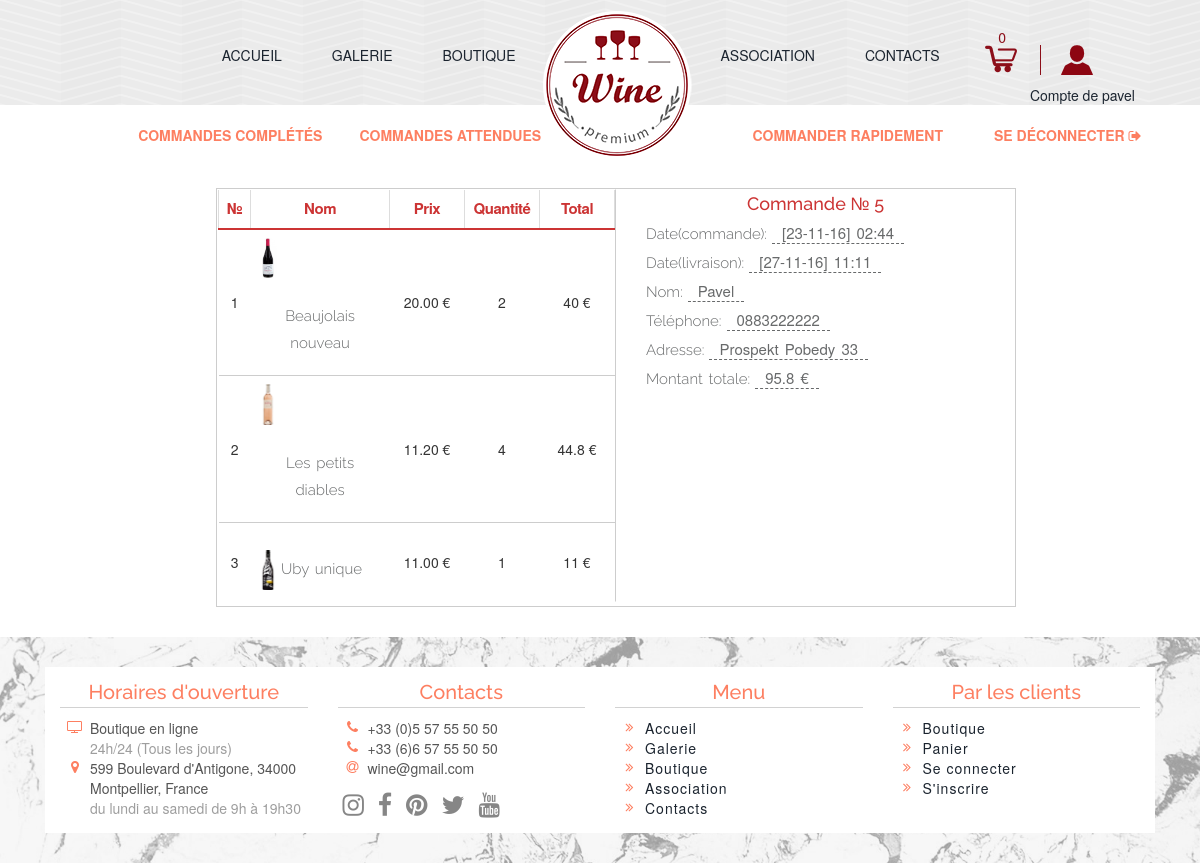
Screenshot of /account.php?action=show_orders&status=0 (signed in) with the database file from the repository.
### tables this page shows
CREATE TABLE IF NOT EXISTS `orders` (
  `id_order` int(4) NOT NULL AUTO_INCREMENT,
  `id_client` int(4) NOT NULL,
  `date_create` date NOT NULL,
  `time_create` time NOT NULL,
  `date_delivery` date NOT NULL,
  `time_delivery` time DEFAULT NULL,
  `suggestions` text,
  `status` tinyint(1) NOT NULL DEFAULT '0',
  PRIMARY KEY (`id_order`),
  KEY `fk_client_id` (`id_client`)
);

CREATE TABLE IF NOT EXISTS `cart_items` (
  `id_item` int(4) NOT NULL AUTO_INCREMENT,
  `id_order` int(4) NOT NULL,
  `id_wine` int(4) NOT NULL,
  `quantity` int(4) NOT NULL,
  PRIMARY KEY (`id_item`),
  KEY `fk_wine_id` (`id_wine`),
  KEY `fk_order_id` (`id_order`)
);

CREATE TABLE IF NOT EXISTS `wines` (
  `id_wine` int(4) NOT NULL AUTO_INCREMENT,
  `name` varchar(50) NOT NULL,
  `price` decimal(5,2) NOT NULL,
  `id_type` int(4) NOT NULL,
  `id_color` int(4) NOT NULL,
  `id_country` int(4) NOT NULL,
  `id_size` int(4) NOT NULL,
  `date` int(4) NOT NULL,
  `image` varchar(50) NOT NULL,
  PRIMARY KEY (`id_wine`),
  KEY `fk_id_color` (`id_color`),
  KEY `fk_id_country` (`id_country`),
  KEY `fk_id_size` (`id_size`),
  KEY `fk_id_type` (`id_type`)
);

CREATE TABLE IF NOT EXISTS `clients` (
  `id_client` int(4) NOT NULL AUTO_INCREMENT,
  `name` varchar(50) NOT NULL,
  `phone` varchar(50) NOT NULL,
  `email` varchar(50) DEFAULT NULL,
  `address` varchar(50) DEFAULT NULL,
  `id_user` int(4) DEFAULT NULL,
  PRIMARY KEY (`id_client`),
  KEY `fk_id_user` (`id_user`)
);

### includes/functions.inc.php (called while the page is built, shortened)
<?php
include('includes/connect.inc.php');
$connect = new PDO("mysql:host=$host; dbname=$dbname", $login, $password);
if(!empty($_GET["action"])) {
    switch($_GET["action"]) {
        case "show_orders":
            return showOrders($connect);
        break;
    }
}
function resultArray($result) {
    $res_array = array();
    $count = 0;
    while($row = $result->fetch(PDO::FETCH_NUM)) {
        $res_array[$count] = $row;
        $count++;
    }
    return $res_array;
}
function getClient($connect) {
    $query = 'SELECT c.id_client id_client, c.name name, c.phone phone, c.address address FROM clients c '
        .'LEFT JOIN users u ON c.id_user = u.id_user WHERE u.username = "'.$_SESSION["username"].'"';
    $result = $connect->query($query);
    while($row = $result->fetch(PDO::FETCH_ASSOC)) {
        $client_info = $row;
    }
    return $client_info;
}
function showOrders($connect) {
    $client = getClient($connect);
    $id_client = $client['id_client'];
    $query = 'SELECT o.id_order id_order, CONCAT(DATE_FORMAT(o.date_create,"%d-%m-%y"), "] ",'
        .'DATE_FORMAT(o.time_create,"%H:%i")) AS date_create, CONCAT(DATE_FORMAT(o.date_delivery,"%d-%m-%y"), "] ",'
        .'DATE_FORMAT(o.time_delivery,"%H:%i")) AS date_delivery FROM orders o '
        .'LEFT JOIN clients c ON o.id_client = c.id_client WHERE c.id_client = '.$id_client.' AND o.status = '.$_GET['status'].'';
    $result = $connect->query($query);
    $result = resultArray($result);
    return $result;
}
function showCarts($connect) {
    $query = 'SELECT c.id_order id_order, w.image image, w.name name, w.price, c.quantity quantity FROM cart_items c '
        .'LEFT JOIN orders o ON c.id_order = o.id_order '
        .'LEFT JOIN wines w ON c.id_wine = w.id_wine';
    $result = $connect->query($query);
    $result = resultArray($result);
    return $result;
}
?>

### account.php (the view, shortened to what this page needs)
<?php
    include('includes/functions.inc.php');
?>
<!DOCTYPE HTML>
<html>
<head>
    <link rel="stylesheet" href="css/bootstrap.css" type="text/css">
    <link rel='stylesheet prefetch' href='https://cdnjs.cloudflare.com/ajax/libs/font-awesome/4.7.0/css/font-awesome.css'>
    <link rel="stylesheet" href="css/style.css" type="text/css">
</head>
<body>
    <header>
        <?php require('header.php'); ?>
    </header>
    <div class="account-bg container-fluid">
        <div class="account">
            <a class="link col-md-2" href="account.php?action=show_orders&status=1" >Commandes complétés</a>
            <a class="link col-md-2" href="account.php?action=show_orders&status=0">Commandes attendues</a>
            <a class="link col-md-2 col-md-offset-2" href="order.php">Commander rapidement</a>
            <a class="link col-md-2" href="account.php?action=logout">Se déconnecter <i class="fa fa-sign-out" aria-hidden="true"></i></a>
        </div>
        <?php
        if(!isset($_GET['status'])) {
            echo "";
        } else {
        $orders = showOrders($connect);
        if(!empty($orders)) {
            $client = getClient($connect);
            $name = $client['name'];
            $phone = $client['phone'];
            $address = $client['address'];
            foreach($orders as $order) {
                $id_order = $order[0];
                $carts = showCarts($connect);
            ?>
            <div class="row">
                <div class="order-account col-md-8">
                    <table class="order-table order-table-account table">
                        <thead>
                            <tr>
                                <th>№</th>
                                <th>Nom</th>
                                <th>Prix</th>
                                <th>Quantité</th>
                                <th>Total</th>
                            </tr>
                        </thead>
                        <tbody>
                           <?php
                            $i=0;
                            foreach($carts as $k=>$cart) {
                                $cart_id_order = $cart[0];
                                $image = $cart[1];
                                $name_wine = $cart[2];
                                $price = $cart[3];
                                $quantity = $cart[4];
                                $total_price = $price * $quantity;
                                if ($cart_id_order == $id_order) {
                                    $i++;
                                    $total+=$total_price;
                                    echo
                                    '<tr>
                                        <td>'.$i.'</td>
                                        <td>
                                            <img src="img/items/'.$image.'" alt=""/>
                                           <p>'.$name_wine.'</p>
                                        </td>
                                        <td>'.$price.' €</td>
                                        <td>'.$quantity.'</td>
                                        <td>'.$total_price.' €</td>
                                    </tr>';
                                }
                            } ?>
                        </tbody>
                    </table>
                <div class="order-info col-md-6">
                    <h2><?php echo "Commande № ".$order[0]; ?></h2>
                    <p>Date(commande):<span><?php echo "[".$order[1]; ?></span></p>
                    <p>Date(livraison):<span><?php echo "[".$order[2]; ?></span></p>
                    <p>Nom:<span><?php echo $name; ?></span></p>
                    <p>Téléphone:<span><?php echo $phone; ?></span></p>
                    <p>Adresse:<span><?php echo $address; ?></span></p>
                    <p>Montant totale:<span><?php echo $total; ?> €</span></p>
                </div>
                </div>
            </div>
            <?php  }
            } else {
            echo "<div class='no-items'><p>Vous n'avez pas encore des commandes.</p>
            <a href='shop.php'>Visitez la boutique</a></div>";
            }
        }?>
    </div>
</body>
    <footer>
    </footer>
</html>

### css/style.css (style rules this page uses)
a, input[type=submit] { -webkit-transition: all .25s ease; -moz-transition: all .25s ease; -ms-transition: all .25s ease; -o-transition: all .25s ease; transition: all .25s ease; }
p { text-align: center; font-size: 18px; color: #686A6B; font-weight: 300; word-spacing: 2px; line-height: 1.8em; margin-top: 25px; font-family: 'Raleway', sans-serif; }
h2 { text-align: center; font-family: 'Grand Hotel', cursive; color: #8c0e19; font-size: 55px; margin: 20px; }
header { background-image: url(../img/pattern.png); }
.footer-bg { background: url(../img/footer.jpg) no-repeat top center #f4f5fc; -webkit-background-size: cover; -moz-background-size: cover; -o-background-size: cover; background-size: cover; position: relative; }
.footer { max-width: 1110px; margin: 30px auto; position: relative; background-color: #fff; color: #555; }
.footer h6 { font-size: 20px; text-align: center; border-bottom: 1px solid #d2d2d2; color: #fd7f61; line-height: 30px; font-family: 'Raleway', sans-serif; }
.footer-menu { letter-spacing: 1px; }
.footer-hours .text { color: #9e9e9e; }
.fa { color: #FD7F61; }
.fa-social { font-size: 25px; color: #868686; }
.footer-social { margin: 15px 0; }
.footer-social li a { color: #868686; }
.table > tbody > tr > td { vertical-align: middle; text-align: center; }
.table > tbody > tr > td:nth-child(2) { text-align: left; }
.order-table { border: 1px solid #cdcdcd; width: 95%; }
.order-table > thead > tr > th { border-bottom: 2px solid #cc3434; color: #cc3434; font-size: 15px; letter-spacing: -0.5px; text-align: center; }
.order-table td:nth-child(3), .order-table td:nth-child(4), .order-table td:nth-child(5) { width: 75px; }
.order-table img { width: 15%; display: inline-block; }
.order-table > tbody > tr > td { border: none; border-bottom: 1px solid #cdcdcd; }
.order-table p { display: inline-block; font-size: 15px; color: #686A6B; font-weight: 300; word-spacing: 2px; font-family: 'Raleway', sans-serif; }
.account-bg { min-height: 500px; margin-bottom: 30px; }
.account { margin: 1% 0 0 9%; }
.link { height: 35px; text-decoration: none; cursor: pointer; color: #fd7f61; text-transform: uppercase; font-weight: 600; width: 220px; padding: 8px 0 0 0; text-align: center; }
.order-account { border: 1px solid #cdcdcd; padding: 0; margin: auto 18%; margin-top: 3%; }
.order-info { display: inline-block; position: relative; float: right; margin: 0px; padding: 0px; min-height: 200px; }
.order-info h2 { font-family: "Raleway", sans-serif; color: #CC3434; font-size: 18px; margin: 5px auto; }
.order-info p { margin: 0 0 0 30px; font-size: 15px; text-align: left; }
.order-info p span { border-bottom: 1px dashed; margin: 0 0 0 5px; padding: 0 10px; font-family: "Helvetica Neue", Arial, sans-serif; }
.order-table-account { position: relative; display: inline-block; width: 50%; border: 1px solid white; border-right: 1px solid #cdcdcd; margin: 0; min-height: 200px; }
.order-table-account tr:last-child td { border-bottom: none; }
.order-table-account img { width: 15%; display: inline-block; }

### rows the page displays
orders: id_order "5", order "23-11-16] 02:44", order "27-11-16] 11:11", id_client.name "Pavel", id_client.phone "0883222222", id_client.address "Prospekt Pobedy 33", total "95.8"
cart_items: id_wine.image (picture), id_wine.name "Beaujolais nouveau", id_wine.price "20.00", quantity "2", total_price "40"
cart_items: id_wine.image (picture), id_wine.name "Les petits diables", id_wine.price "11.20", quantity "4", total_price "44.8"
cart_items: id_wine.image (picture), id_wine.name "Uby unique", id_wine.price "11.00", quantity "1", total_price "11"

### other values shown
count($_SESSION["cart_item"]) "0"
$_SESSION['username'] "pavel"
